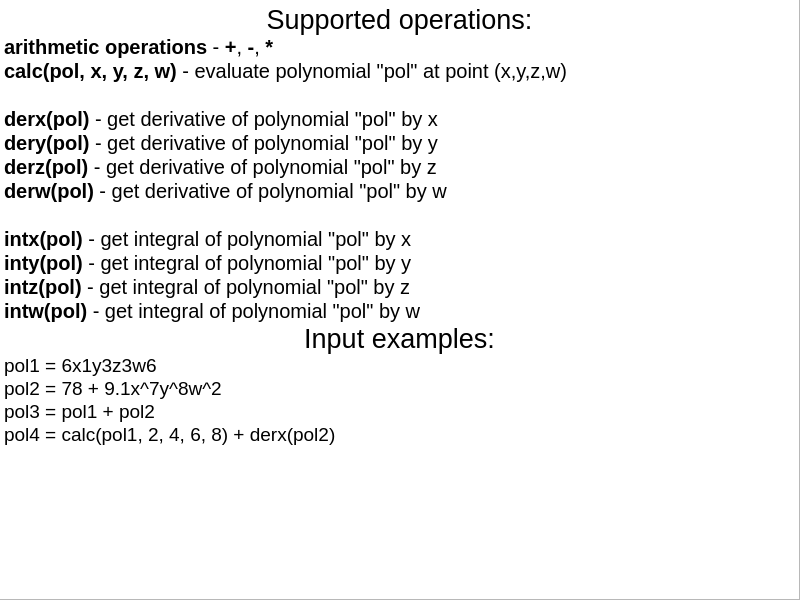
<?xml version="1.0" encoding="UTF-8"?>
<ui version="4.0">
 <class>infoWidget</class>
 <widget class="QWidget" name="infoWidget">
  <property name="windowModality">
   <enum>Qt::WindowModality::NonModal</enum>
  </property>
  <property name="geometry">
   <rect>
    <x>0</x>
    <y>0</y>
    <width>800</width>
    <height>600</height>
   </rect>
  </property>
  <property name="sizePolicy">
   <sizepolicy hsizetype="Expanding" vsizetype="Expanding">
    <horstretch>0</horstretch>
    <verstretch>0</verstretch>
   </sizepolicy>
  </property>
  <property name="minimumSize">
   <size>
    <width>800</width>
    <height>120</height>
   </size>
  </property>
  <property name="windowTitle">
   <string>Form</string>
  </property>
  <widget class="QWidget" name="verticalLayoutWidget">
   <property name="geometry">
    <rect>
     <x>-1</x>
     <y>-1</y>
     <width>801</width>
     <height>601</height>
    </rect>
   </property>
   <layout class="QVBoxLayout" name="verticalLayout" stretch="1">
    <property name="sizeConstraint">
     <enum>QLayout::SizeConstraint::SetMinimumSize</enum>
    </property>
    <item>
     <widget class="QTextEdit" name="textEdit">
      <property name="sizePolicy">
       <sizepolicy hsizetype="Expanding" vsizetype="Expanding">
        <horstretch>0</horstretch>
        <verstretch>0</verstretch>
       </sizepolicy>
      </property>
      <property name="minimumSize">
       <size>
        <width>160</width>
        <height>120</height>
       </size>
      </property>
      <property name="styleSheet">
       <string notr="true">QTextEdit {
	font-size: 20px;
}</string>
      </property>
      <property name="readOnly">
       <bool>true</bool>
      </property>
      <property name="html">
       <string>&lt;!DOCTYPE HTML PUBLIC &quot;-//W3C//DTD HTML 4.0//EN&quot; &quot;http://www.w3.org/TR/REC-html40/strict.dtd&quot;&gt;
&lt;html&gt;&lt;head&gt;&lt;meta name=&quot;qrichtext&quot; content=&quot;1&quot; /&gt;&lt;meta charset=&quot;utf-8&quot; /&gt;&lt;style type=&quot;text/css&quot;&gt;
p, li { white-space: pre-wrap; }
hr { height: 1px; border-width: 0; }
li.unchecked::marker { content: &quot;\2610&quot;; }
li.checked::marker { content: &quot;\2612&quot;; }
&lt;/style&gt;&lt;/head&gt;&lt;body style=&quot; font-family:'Segoe UI'; font-size:20px; font-weight:400; font-style:normal;&quot;&gt;
&lt;p align=&quot;center&quot; style=&quot; margin-top:0px; margin-bottom:0px; margin-left:0px; margin-right:0px; -qt-block-indent:0; text-indent:0px;&quot;&gt;&lt;span style=&quot; font-size:20pt;&quot;&gt;Supported operations:&lt;/span&gt;&lt;/p&gt;
&lt;p style=&quot; margin-top:0px; margin-bottom:0px; margin-left:0px; margin-right:0px; -qt-block-indent:0; text-indent:0px;&quot;&gt;&lt;span style=&quot; font-weight:700;&quot;&gt;arithmetic operations&lt;/span&gt; - &lt;span style=&quot; font-weight:700;&quot;&gt;+&lt;/span&gt;, &lt;span style=&quot; font-weight:700;&quot;&gt;-&lt;/span&gt;, &lt;span style=&quot; font-weight:700;&quot;&gt;*&lt;/span&gt;&lt;/p&gt;
&lt;p style=&quot; margin-top:0px; margin-bottom:0px; margin-left:0px; margin-right:0px; -qt-block-indent:0; text-indent:0px;&quot;&gt;&lt;span style=&quot; font-weight:700;&quot;&gt;calc(pol, x, y, z, w)&lt;/span&gt; - evaluate polynomial &amp;quot;pol&amp;quot; at point (x,y,z,w)&lt;/p&gt;
&lt;p style=&quot;-qt-paragraph-type:empty; margin-top:0px; margin-bottom:0px; margin-left:0px; margin-right:0px; -qt-block-indent:0; text-indent:0px;&quot;&gt;&lt;br /&gt;&lt;/p&gt;
&lt;p style=&quot; margin-top:0px; margin-bottom:0px; margin-left:0px; margin-right:0px; -qt-block-indent:0; text-indent:0px;&quot;&gt;&lt;span style=&quot; font-weight:700;&quot;&gt;derx(pol)&lt;/span&gt; - get derivative of polynomial &amp;quot;pol&amp;quot; by x&lt;/p&gt;
&lt;p style=&quot; margin-top:0px; margin-bottom:0px; margin-left:0px; margin-right:0px; -qt-block-indent:0; text-indent:0px;&quot;&gt;&lt;span style=&quot; font-weight:700;&quot;&gt;dery(pol)&lt;/span&gt; - get derivative of polynomial &amp;quot;pol&amp;quot; by y&lt;/p&gt;
&lt;p style=&quot; margin-top:0px; margin-bottom:0px; margin-left:0px; margin-right:0px; -qt-block-indent:0; text-indent:0px;&quot;&gt;&lt;span style=&quot; font-weight:700;&quot;&gt;derz(pol) &lt;/span&gt;- get derivative of polynomial &amp;quot;pol&amp;quot; by z&lt;/p&gt;
&lt;p style=&quot; margin-top:0px; margin-bottom:0px; margin-left:0px; margin-right:0px; -qt-block-indent:0; text-indent:0px;&quot;&gt;&lt;span style=&quot; font-weight:700;&quot;&gt;derw(pol) &lt;/span&gt;- get derivative of polynomial &amp;quot;pol&amp;quot; by w&lt;/p&gt;
&lt;p style=&quot;-qt-paragraph-type:empty; margin-top:0px; margin-bottom:0px; margin-left:0px; margin-right:0px; -qt-block-indent:0; text-indent:0px;&quot;&gt;&lt;br /&gt;&lt;/p&gt;
&lt;p style=&quot; margin-top:0px; margin-bottom:0px; margin-left:0px; margin-right:0px; -qt-block-indent:0; text-indent:0px;&quot;&gt;&lt;span style=&quot; font-weight:700;&quot;&gt;intx(pol)&lt;/span&gt; - get integral of polynomial &amp;quot;pol&amp;quot; by x&lt;/p&gt;
&lt;p style=&quot; margin-top:0px; margin-bottom:0px; margin-left:0px; margin-right:0px; -qt-block-indent:0; text-indent:0px;&quot;&gt;&lt;span style=&quot; font-weight:700;&quot;&gt;inty(pol)&lt;/span&gt; - get integral of polynomial &amp;quot;pol&amp;quot; by y&lt;/p&gt;
&lt;p style=&quot; margin-top:0px; margin-bottom:0px; margin-left:0px; margin-right:0px; -qt-block-indent:0; text-indent:0px;&quot;&gt;&lt;span style=&quot; font-weight:700;&quot;&gt;intz(pol) &lt;/span&gt;- get integral of polynomial &amp;quot;pol&amp;quot; by z&lt;/p&gt;
&lt;p style=&quot; margin-top:0px; margin-bottom:0px; margin-left:0px; margin-right:0px; -qt-block-indent:0; text-indent:0px;&quot;&gt;&lt;span style=&quot; font-weight:700;&quot;&gt;intw(pol)&lt;/span&gt; - get integral of polynomial &amp;quot;pol&amp;quot; by w&lt;/p&gt;
&lt;p align=&quot;center&quot; style=&quot; margin-top:0px; margin-bottom:0px; margin-left:0px; margin-right:0px; -qt-block-indent:0; text-indent:0px;&quot;&gt;&lt;span style=&quot; font-size:20pt;&quot;&gt;Input examples:&lt;/span&gt;&lt;/p&gt;
&lt;p style=&quot; margin-top:0px; margin-bottom:0px; margin-left:0px; margin-right:0px; -qt-block-indent:0; text-indent:0px;&quot;&gt;&lt;span style=&quot; font-size:14pt;&quot;&gt;pol1 = 6x1y3z3w6&lt;/span&gt;&lt;/p&gt;
&lt;p style=&quot; margin-top:0px; margin-bottom:0px; margin-left:0px; margin-right:0px; -qt-block-indent:0; text-indent:0px;&quot;&gt;&lt;span style=&quot; font-size:14pt;&quot;&gt;pol2 = 78 + 9.1x^7y^8w^2&lt;/span&gt;&lt;/p&gt;
&lt;p style=&quot; margin-top:0px; margin-bottom:0px; margin-left:0px; margin-right:0px; -qt-block-indent:0; text-indent:0px;&quot;&gt;&lt;span style=&quot; font-size:14pt;&quot;&gt;pol3 = pol1 + pol2&lt;/span&gt;&lt;/p&gt;
&lt;p style=&quot; margin-top:0px; margin-bottom:0px; margin-left:0px; margin-right:0px; -qt-block-indent:0; text-indent:0px;&quot;&gt;&lt;span style=&quot; font-size:14pt;&quot;&gt;pol4 = calc(pol1, 2, 4, 6, 8) + derx(pol2)&lt;/span&gt;&lt;/p&gt;&lt;/body&gt;&lt;/html&gt;</string>
      </property>
     </widget>
    </item>
   </layout>
  </widget>
 </widget>
 <resources/>
 <connections/>
</ui>
